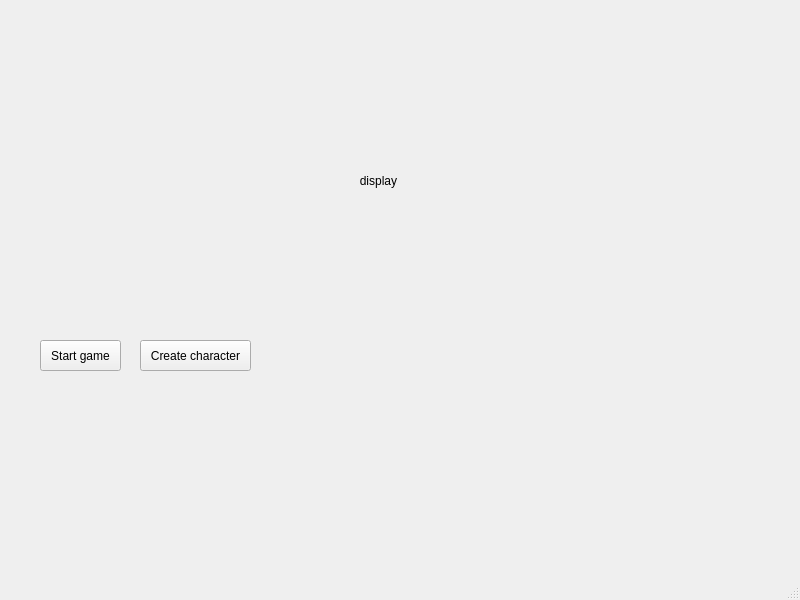
<?xml version="1.0" encoding="UTF-8"?>
<ui version="4.0">
 <class>uzamig</class>
 <widget class="QMainWindow" name="uzamig">
  <property name="geometry">
   <rect>
    <x>0</x>
    <y>0</y>
    <width>800</width>
    <height>600</height>
   </rect>
  </property>
  <property name="windowTitle">
   <string>uzamig</string>
  </property>
  <widget class="QWidget" name="centralwidget">
   <widget class="QLabel" name="display">
    <property name="geometry">
     <rect>
      <x>200</x>
      <y>120</y>
      <width>331</width>
      <height>121</height>
     </rect>
    </property>
    <property name="text">
     <string>                                                display</string>
    </property>
   </widget>
   <widget class="QPushButton" name="startButton">
    <property name="geometry">
     <rect>
      <x>40</x>
      <y>340</y>
      <width>81</width>
      <height>31</height>
     </rect>
    </property>
    <property name="text">
     <string>Start game</string>
    </property>
   </widget>
   <widget class="QPushButton" name="crt_charButton">
    <property name="geometry">
     <rect>
      <x>140</x>
      <y>340</y>
      <width>111</width>
      <height>31</height>
     </rect>
    </property>
    <property name="text">
     <string>Create character</string>
    </property>
   </widget>
  </widget>
  <widget class="QMenuBar" name="menubar">
   <property name="geometry">
    <rect>
     <x>0</x>
     <y>0</y>
     <width>800</width>
     <height>21</height>
    </rect>
   </property>
  </widget>
  <widget class="QStatusBar" name="statusbar"/>
 </widget>
 <resources/>
 <connections/>
</ui>
